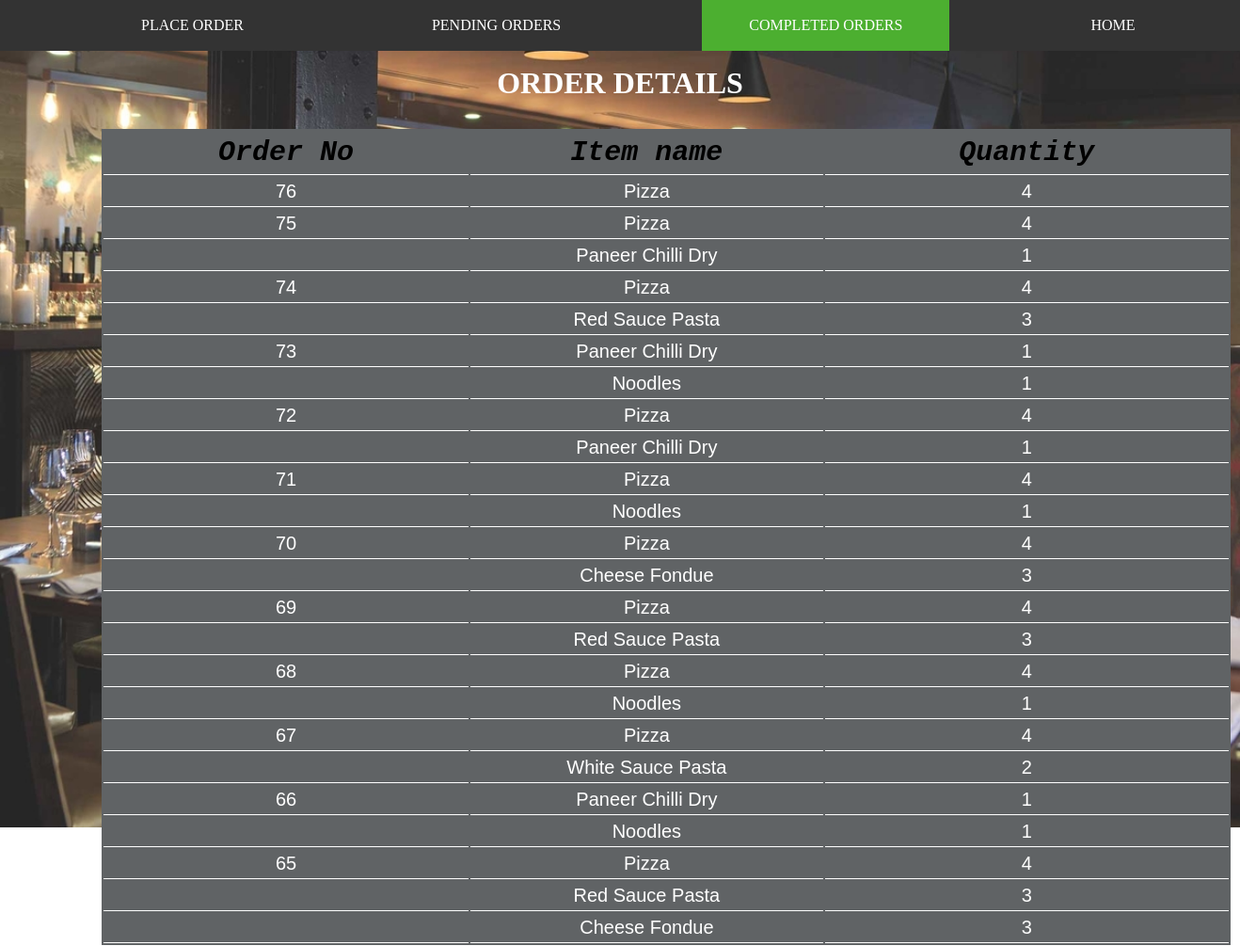
The app's page /completed_orders.php with its own data.
### tables this page shows
CREATE TABLE `orders` (
  `CustomerId` int(11) DEFAULT NULL,
  `ItemNo` int(11) NOT NULL,
  `ItemName` varchar(20) NOT NULL,
  `Quantity` int(11) DEFAULT NULL
);

### completed_orders.php (the view, shortened to what this page needs)
<?php
$servername = "localhost";
$username = "root";
$password = "";
$dbname = "DBMS";
$conn = new mysqli($servername, $username, $password, $dbname);
	 $sql = "SELECT * from C_table WHERE Is_Paid='1' ORDER by Customer_Id DESC";
                $result = $conn->query($sql);
	 if ($result->num_rows > 0) {
	 echo  "<h1>ORDER DETAILS</h1>
                        <table>
                        <tr>
                            <th>Order No</th>
                            <th>Item name</th>
                            <th>Quantity</th>
                        </tr>";
                        while($row= $result->fetch_assoc()){
                        $prev='';
                     	$curr=$row["Customer_Id"];
                       $s="SELECT * FROM orders WHERE CustomerId= '".$row['Customer_Id']."' ORDER by CustomerId DESC";
                       $re=$conn->query($s);
                        while($r = $re->fetch_assoc()){
                       if($curr!=$prev)
                       	{echo"<td>".$r["CustomerId"]."</td>";}
                       	else{
                       		echo "<td> </td>";
                       	}
                        echo  "<td>" . $r["ItemName"]. " </td><td>" . $r["Quantity"]. "</td></tr>";
                        $prev=$curr;
                    }
                }
                    echo "</table>";
                    }
                     else {
                    echo "0 results";
                    }
?>
<html>
	<body >
        <nav>
        <ul>
        <li><a  href="Manage.php">PLACE ORDER</a></li>
        <li><a   href="pending_order.php">PENDING ORDERS</a></li>
        <li><a  class="active" href="completed_orders.php">COMPLETED ORDERS</a></li>
         <li><a   href="Main.php">HOME</a></li><br><br><br>
        </ul>
        </nav>
</body>
</html>

### completed_orders.php (style rules this page uses)
table, th, td { background-color: #606365; width: 1300px; margin-top:-100px; border-bottom: 1px solid white; }
th { padding:6px; font-style: italic; font-family: monospace; text-align: center; font-size: 30px; }
td { padding:4px; text-align: center; font-size: 20px; font-family: sans-serif; color: white; }
table { margin-top:30px; margin-left: 100px; width: 1200px; }
h1 { color:white ; text-align:center; margin-top: 70px; }
body { background-image: url("back.jpg"); background-repeat: no-repeat; height: 100%; background-size: cover; }
ul { list-style-type: none; position: fixed; top:0; left:0; width: 100%; margin: 0; padding: 0; overflow: hidden; background-color: #333; }
li { float: left; }
li a { display: block; color: white; text-align: center; margin-left: 100px; padding: 18px 50px; text-decoration: none; }
.active { background-color: #4CAF30; }

### records on screen
orders: CustomerId "76", ItemName "Pizza", Quantity "4"
orders: CustomerId "75", ItemName "Pizza", Quantity "4"
orders: ItemName "Paneer Chilli Dry", Quantity "1"
orders: CustomerId "74", ItemName "Pizza", Quantity "4"
orders: ItemName "Red Sauce Pasta", Quantity "3"
orders: CustomerId "73", ItemName "Paneer Chilli Dry", Quantity "1"
orders: ItemName "Noodles", Quantity "1"
orders: CustomerId "72", ItemName "Pizza", Quantity "4"
orders: ItemName "Paneer Chilli Dry", Quantity "1"
orders: CustomerId "71", ItemName "Pizza", Quantity "4"
orders: ItemName "Noodles", Quantity "1"
orders: CustomerId "70", ItemName "Pizza", Quantity "4"
orders: ItemName "Cheese Fondue", Quantity "3"
orders: CustomerId "69", ItemName "Pizza", Quantity "4"
orders: ItemName "Red Sauce Pasta", Quantity "3"
orders: CustomerId "68", ItemName "Pizza", Quantity "4"
orders: ItemName "Noodles", Quantity "1"
orders: CustomerId "67", ItemName "Pizza", Quantity "4"
orders: ItemName "White Sauce Pasta", Quantity "2"
orders: CustomerId "66", ItemName "Paneer Chilli Dry", Quantity "1"
orders: ItemName "Noodles", Quantity "1"
orders: CustomerId "65", ItemName "Pizza", Quantity "4"
orders: ItemName "Red Sauce Pasta", Quantity "3"
orders: ItemName "Cheese Fondue", Quantity "3"
